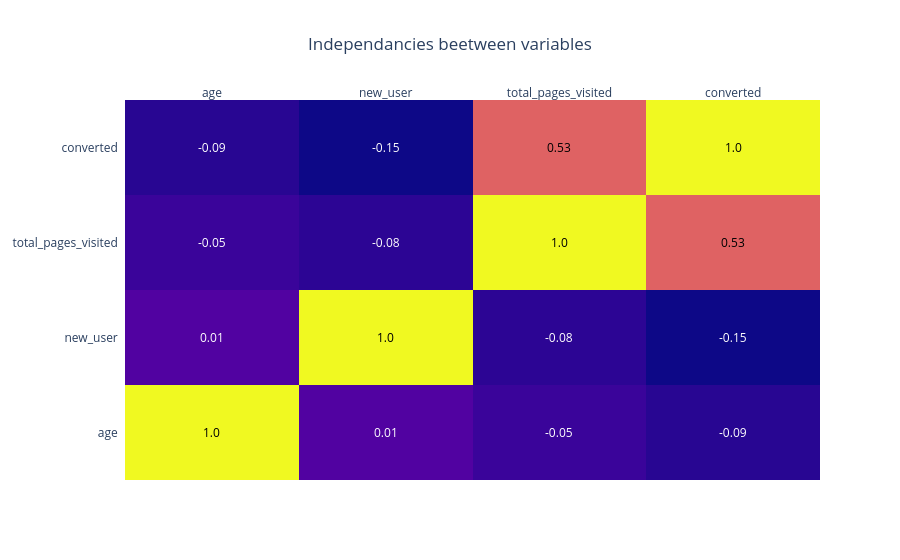

Notebook cell for this chart:
### Code cell
# Correlation matrix with numeric variable
corr_matrix = dataset.corr(numeric_only=True).round(2)

import plotly.figure_factory as ff

fig = ff.create_annotated_heatmap(corr_matrix.values,
                                  x = corr_matrix.columns.tolist(),
                                  y = corr_matrix.index.tolist())
fig.update_layout(title=dict(text='Independancies beetween variables', x=0.5))
fig.show()

### Figure 1 — Plotly figure (JSON) as saved in the notebook; plotly's stock layout.template omitted (floating-point values rounded to 4 significant figures)
{"data": [{"colorscale": [[0, "#0d0887"], [0.1111, "#46039f"], [0.2222, "#7201a8"], [0.3333, "#9c179e"], [0.4444, "#bd3786"], [0.5556, "#d8576b"], [0.6667, "#ed7953"], [0.7778, "#fb9f3a"], [0.8889, "#fdca26"], [1, "#f0f921"]], "reversescale": false, "showscale": false, "type": "heatmap", "x": ["age", "new_user", "total_pages_visited", "converted"], "y": ["age", "new_user", "total_pages_visited", "converted"], "z": [[1.0, 0.01, -0.05, -0.09], [0.01, 1.0, -0.08, -0.15], [-0.05, -0.08, 1.0, 0.53], [-0.09, -0.15, 0.53, 1.0]]}], "layout": {"annotations": [{"font": {"color": "#000000"}, "showarrow": false, "text": "1.0", "x": "age", "xref": "x", "y": "age", "yref": "y"}, {"font": {"color": "#FFFFFF"}, "showarrow": false, "text": "0.01", "x": "new_user", "xref": "x", "y": "age", "yref": "y"}, {"font": {"color": "#FFFFFF"}, "showarrow": false, "text": "-0.05", "x": "total_pages_visited", "xref": "x", "y": "age", "yref": "y"}, {"font": {"color": "#FFFFFF"}, "showarrow": false, "text": "-0.09", "x": "converted", "xref": "x", "y": "age", "yref": "y"}, {"font": {"color": "#FFFFFF"}, "showarrow": false, "text": "0.01", "x": "age", "xref": "x", "y": "new_user", "yref": "y"}, {"font": {"color": "#000000"}, "showarrow": false, "text": "1.0", "x": "new_user", "xref": "x", "y": "new_user", "yref": "y"}, {"font": {"color": "#FFFFFF"}, "showarrow": false, "text": "-0.08", "x": "total_pages_visited", "xref": "x", "y": "new_user", "yref": "y"}, {"font": {"color": "#FFFFFF"}, "showarrow": false, "text": "-0.15", "x": "converted", "xref": "x", "y": "new_user", "yref": "y"}, {"font": {"color": "#FFFFFF"}, "showarrow": false, "text": "-0.05", "x": "age", "xref": "x", "y": "total_pages_visited", "yref": "y"}, {"font": {"color": "#FFFFFF"}, "showarrow": false, "text": "-0.08", "x": "new_user", "xref": "x", "y": "total_pages_visited", "yref": "y"}, {"font": {"color": "#000000"}, "showarrow": false, "text": "1.0", "x": "total_pages_visited", "xref": "x", "y": "total_pages_visited", "yref": "y"}, {"font": {"color": "#000000"}, "showarrow": false, "text": "0.53", "x": "converted", "xref": "x", "y": "total_pages_visited", "yref": "y"}, {"font": {"color": "#FFFFFF"}, "showarrow": false, "text": "-0.09", "x": "age", "xref": "x", "y": "converted", "yref": "y"}, {"font": {"color": "#FFFFFF"}, "showarrow": false, "text": "-0.15", "x": "new_user", "xref": "x", "y": "converted", "yref": "y"}, {"font": {"color": "#000000"}, "showarrow": false, "text": "0.53", "x": "total_pages_visited", "xref": "x", "y": "converted", "yref": "y"}, {"font": {"color": "#000000"}, "showarrow": false, "text": "1.0", "x": "converted", "xref": "x", "y": "converted", "yref": "y"}], "title": {"text": "Independancies beetween variables", "x": 0.5}, "xaxis": {"dtick": 1, "gridcolor": "rgb(0, 0, 0)", "side": "top", "ticks": ""}, "yaxis": {"dtick": 1, "ticks": "", "ticksuffix": "  "}}}
